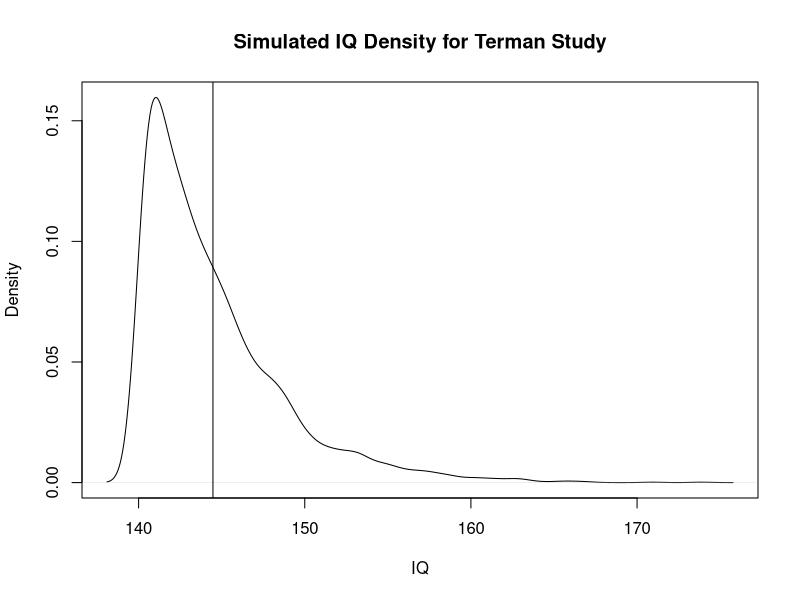
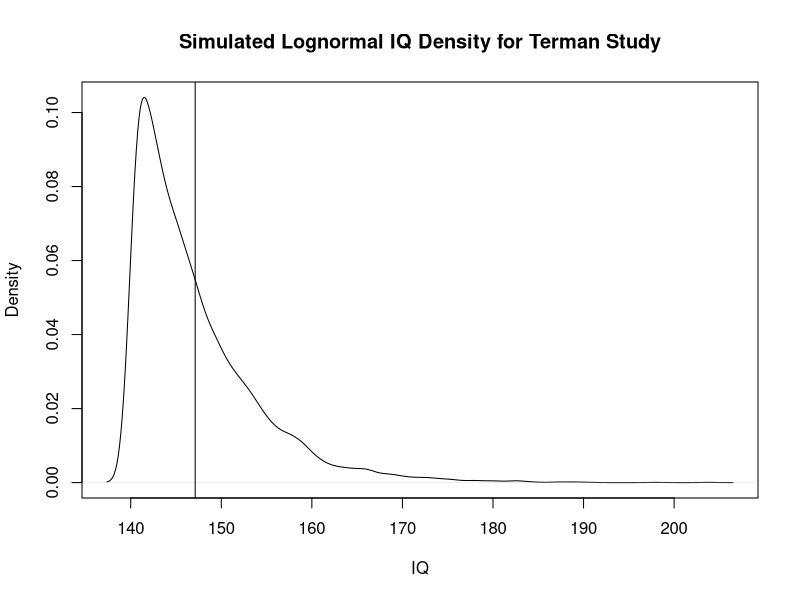

Here is the R script that generated these plots, in order:
## ---- chunk 1
cutoff <- 140

#make this reproducible
set.seed(2)
iq <- rnorm(1e6, mean=100, sd=15)
summary(iq)
studyIQ <- iq[iq>cutoff]
summary(studyIQ)
mean(studyIQ)
sd(studyIQ)

plot(density(studyIQ), xlab="IQ", main="Simulated IQ Density for Terman Study")
abline(v=mean(studyIQ))
## ---- chunk 2
m <- 100
v <- 15^2
ml <- log(m^2 / (v + m^2))
sl <- sqrt(log(1+v/m^2))
#make this reproducible
set.seed(2)
iql <- m * rlnorm(1e6, meanlog=ml, sdlog=sl)
mean(iql)
sd(iql)
summary(iql)
studyIQL <- iql[iql>cutoff]
summary(studyIQL)
mean(studyIQL)
sd(studyIQL)

plot(density(studyIQL), xlab="IQ", main="Simulated Lognormal IQ Density for Terman Study")
abline(v=mean(studyIQL))
